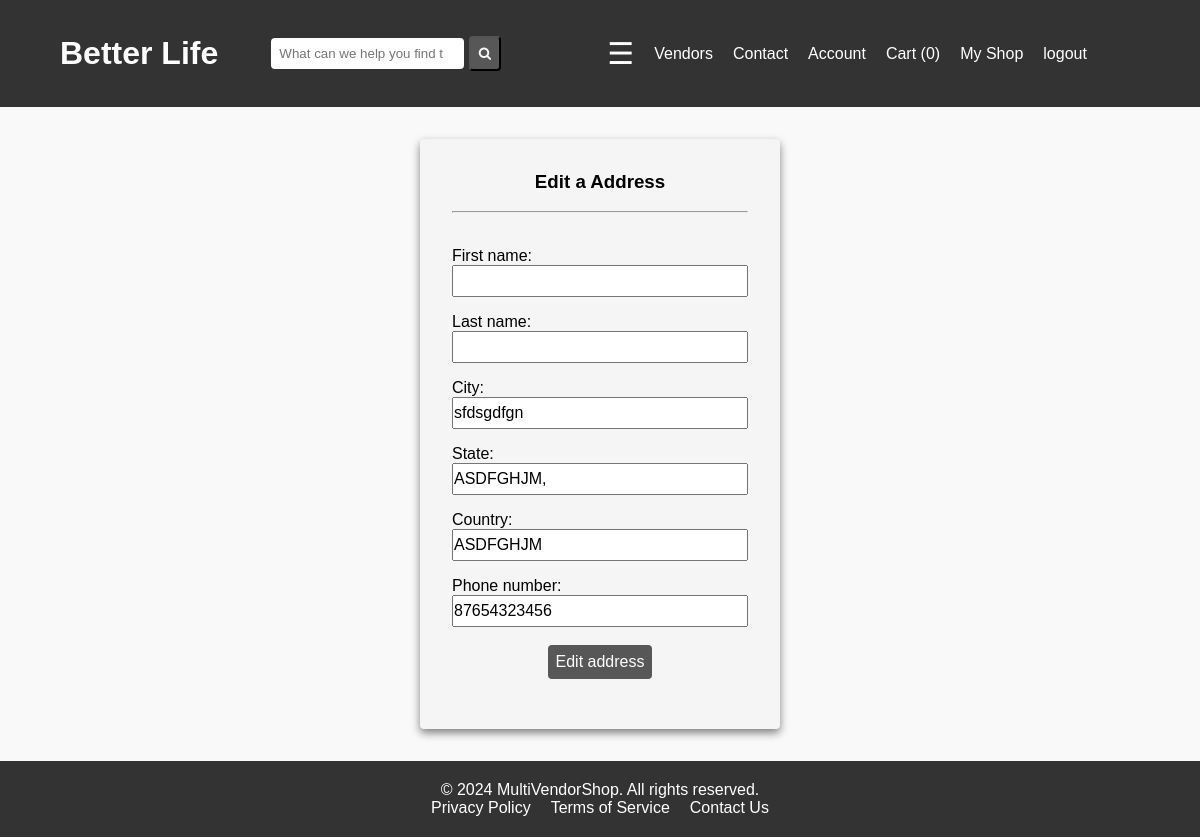
Before: /dashboard/my-address/edit-address/2/ (signed in) with the older database file.
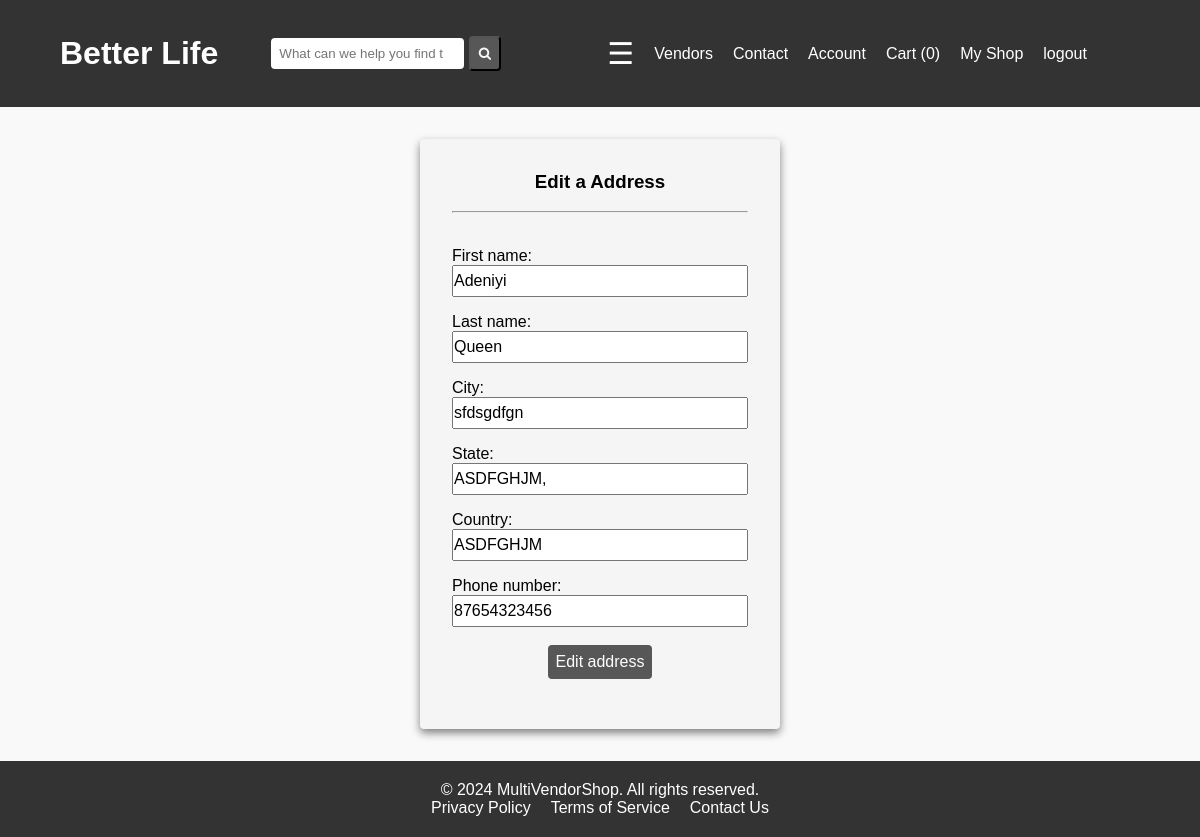
After: the same page with the newer database file.
### dashboard/models.py (models this page shows)
class Address(models.Model):
    user = models.ForeignKey(CustomUser, on_delete=models.CASCADE, related_name="address")
    first_name = models.CharField(max_length=50, null=True)
    last_name = models.CharField(max_length=50, null=True)
    city = models.CharField( max_length=100)
    state = models.CharField( max_length=100)
    country = models.CharField( max_length=100)
    phone_number = models.IntegerField()

### dashboard/views.py (the view, shortened to what this page needs)
# urls.py: path("my-address/edit-address/<int:id>/", views.EditAddressView.as_view(), name="edit_address"),
class EditAddressView(LoginRequiredMixin, View):
    def get(self, request, id):
        address = get_object_or_404(Address, id=id)
        form = AddressForm(instance=address)
        previous_page=""
        if request.META.get("HTTP_REFERER") != request.build_absolute_uri() :
            if request.META.get("HTTP_REFERER")!= None and "checkout" in request.META.get("HTTP_REFERER"):
                previous_page = request.META.get("HTTP_REFERER")
        context = {"form":form, "next":previous_page}
        return render(request, "dashboard/edit_address.html", context)

### dashboard/forms.py
class AddressForm(forms.ModelForm):
    class Meta:
        model = Address
        exclude = ["user"]

### cart/cart.py (called while the page is built)
    def __len__(self):
        return sum(int(item["quantity"] )for item in self.cart.values())

### store/context_processors.py (called while the page is built)
def recently_viewed(request):
    return {"recently_viewed":RecentlyViewed(request)}

### store/templatetags/menu.py (called while the page is built)
@register.inclusion_tag("menu_items.html")
def menu_items():
    categories = Category.objects.all().order_by("category").values()
    return { "categories":categories }

@register.simple_tag(takes_context=True)
def cart_number(context):
    request = context.get("request")
    cart = Cart(request)
    return len(cart)

### dashboard/templates/dashboard/edit_address.html (shortened to what this page needs)
{% extends "base.html" %}
{% load static %}
{% block styles %} <link rel="stylesheet" href="{% static "account/login.css" %}"> {% endblock styles %}
{% block contents %}
<div id="login-area">
    <h3> Edit a Address</h3>
    <br>
    <hr>
    <br>
    <form action="" method="post" autocomplete="off">
        {% for form in form  %}
        <div class="form-control">
            {{form.label_tag}}
            {{form}}
        </div>
        {% endfor %}
        <br>
        <div id="button">
        <button type="submit">Edit address</button>
        </div>
    </form>
    <br>
    </div>
{% endblock contents %}

Changed rows visible on the page:
changed Address "sfdsgdfgn": first_name (not shown) → "Adeniyi"; last_name (not shown) → "Queen"
